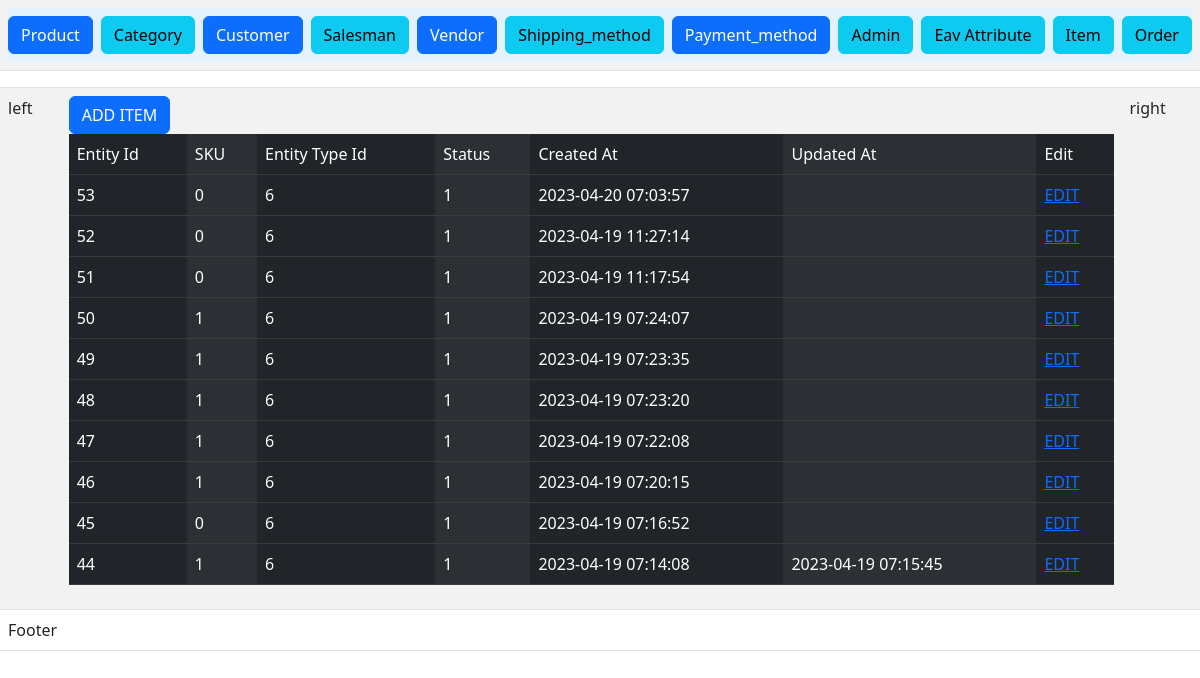
The app's page /index.php?c=item&a=grid with its own data.
### tables this page shows
CREATE TABLE `item` (
  `entity_id` int(11) NOT NULL,
  `sku` int(11) NOT NULL,
  `entity_type_id` int(11) NOT NULL,
  `status` tinyint(4) NOT NULL,
  `created_at` datetime NOT NULL,
  `updated_at` datetime DEFAULT NULL
);

### Block/Core/Template.php (called while the page is built, shortened)
<?php
class Block_Core_Template extends Model_Core_View
{
	protected $children = [];
	public function getChildren()
	{
		return $this->children;
	}
	public function addChild($key,$value)
	{
		$this->children[$key] = $value;
		return $this;
	}
}
?>

### Model/Core/View.php (called while the page is built, shortened)
<?php
class Model_Core_View
{
	protected $template = null;
	public function setTemplate($template)
	{
		$this->template = $template;
		return $this;
	}
	public function getTemplate()
	{
		return $this->template;
	}
	public function render()
	{
		require "View".DS.$this->getTemplate();
	}
	public function getUrl($controller=null,$action=null,$params=[],$resetParams=false)
	{
		return Ccc::getModel('Core_Url')->getUrl($controller,$action,$params,$resetParams);
	}
}

### Controller/Item.php (called while the page is built, shortened)
<?php
class Controller_Item extends Controller_Core_Action
{
	public function gridAction()
	{
		try {
			$layout = $this->getLayout();
			$grid = $layout->createBlock('Item_Grid');
			$layout->getChild('content')->addChild('grid',$grid);
			$layout->render();
		} catch (Exception $e) {
		}
	}
}
?>

### index.php (called while the page is built, shortened)
<?php
spl_autoload_register(function ($className) {
    $classPath = str_replace('_', '/', $className);
});
class Ccc{
	public static function init()
	{
		$front = new Controller_Core_Front();
		$front->init();
	}
	public static function getModel($className){
		return new $className();
	}
}
Ccc::init();
?>

### Model/Core/Url.php (called while the page is built, shortened)
<?php
class Model_Core_Url
{
	public function getUrl($controller = null,$action = null,$params = [], $reset  = false)
	{
	   $request = new Model_Core_Request();
	   $final = $request->getParam();
	   if ($controller) {
	   		$final['c'] = $controller;
	   }
	   else{
	   		$final['c'] =$request->getControllerName();
	   }
	   if ($action) {
	   	   $final['a'] = $action;
	   }
	   else{
	   	   $final['a'] = $request->getActionName();
	   }
	   if ($params) {
	   	   $final = array_merge($final,$params);
	   }
	   $queryString = http_build_query($final);
	   $requestUri = trim($_SERVER['REQUEST_URI'],$_SERVER['QUERY_STRING']);
	   $url = $_SERVER['REQUEST_SCHEME'].'://'. $_SERVER['HTTP_HOST'].$requestUri.$queryString;
	   return $url;
	}
}

### Model/Core/Request.php (called while the page is built, shortened)
<?php
class Model_Core_Request{
	public function getParam($key = null, $value = null){
		if ($key == null) {
			return $_GET;
		}
		if (array_key_exists($key,$_GET)) {
			return $_GET[$key];
		}
		  return $value;
	}
}

### Model/Core/Table.php (called while the page is built, shortened)
<?php
class Model_Core_Table
{
	protected $data = [];
	protected $resource = null;
	protected $collection = null;
	public function setResourceClass($resourceClass)
	{
		return $this;
	}
	public function setCollectionClass($collectionClass)
	{
		return $this;
	}
	public function setResource($resource)
	{
		$this->resource = $resource;
		return $this;
	}
	public function getResource()
	{
		if ($this->resource) {
			return $this->resource;
		}
		$resource = new ($this->resourceClass)();
		return $resource;
	}
	public function setCollection($collection)
	{
		$this->collection = $collection;
		return $this;
	}
	public function getCollection()
	{
		if ($this->collection) {
			return $this->collection;
		}
		$collection = new ($this->collectionClass)();
		return $collection;
	}
	public function __get($key)
	{
		if (array_key_exists($key, $this->data)) {
			return $this->data[$key];
		}
		return null;
	}
	public function setData(array $data)
	{
		$this->data =array_merge($this->data,$data) ;
		return $this;
	}
	public function fetchAll($query)
	{
		$result = $this->getResource()->fetchAll($query);
		$collection = $this->getCollection()->setData($result);
		return $collection;
	}
}

### Block/Item/Grid.php (called while the page is built, shortened)
<?php
class Block_Item_Grid extends Block_Core_Template
{
	public function getCollection()
	{
		$query = "SELECT * FROM `item` ORDER BY `entity_id` DESC";
		$items = Ccc::getModel('Item')->fetchAll($query);
		return $items;
	}
}
?>

### Model/Core/Table/Resource.php (called while the page is built, shortened)
<?php
class Model_Core_Table_Resource
{
	public function setResourceName($resourceName){
		return $this;
	}
	public function setPrimaryKey($primaryKey){
		return $this;
	}
	public function getAdapter(){
		$adapter = new Model_Core_Adapter();
		return $adapter;
	}
	public function fetchAll($query){
		$result = $this->getAdapter()->fetchAll($query);
		return $result;
	}
}
?>

### Model/Core/Adapter.php (called while the page is built, shortened)
<?php
class Model_Core_Adapter
{
	public $config = [
		'host' => 'localhost',
		'username' => 'root',
		'password' => '',
		'dbname' => 'newmvc-akshayFultariya',
	];
	public function connect(){
		$connect = mysqli_connect(
			$this->config['host'],
			$this->config['username'],
			$this->config['password'],
			$this->config['dbname']
		);
		return $connect;
	}
	public function fetchAll($query){
		$connect = $this->connect();
		$result = mysqli_query($connect,$query);
			return $result->fetch_all(MYSQLI_ASSOC);
	}
}

### Model/Core/Table/Collection.php (called while the page is built, shortened)
<?php
class Model_Core_Table_Collection
{
	protected $data = [];
	public function setData(array $data)
	{
		$this->data =array_merge($this->data,$data) ;
		return $this;
	}
	public function getData()
	{
		return $this->data;
	}
}
?>

### View/item/grid.phtml (the view, shortened to what this page needs)
<?php
$items = $this->getCollection();
?>
<!DOCTYPE html>
<html>
<head>
	<link href="https://cdn.jsdelivr.net/npm/bootstrap@5.3.0-alpha3/dist/css/bootstrap.min.css" rel="stylesheet">
</head>
<body>
    <div>
    <a type="button" class="btn btn-primary" href="<?php echo $this->getUrl('item','add');?>" class="main999">ADD ITEM</a>
    </div>
	<table class="table table-dark table-striped-columns">
		<tr>
			<td>Entity Id</td>
			<td>SKU</td>
			<td>Entity Type Id</td>
			<td>Status</td>
			<td>Created At</td>
			<td>Updated At</td>
			<td>Edit</td>
		</tr>
		 <?php foreach ($items->getData() as $item): ?>
		<tr>
			<td><?php echo $item->entity_id;?></td>
			<td><?php echo $item->sku;?></td>
			<td><?php echo $item->entity_type_id;?></td>
			<td><?php echo $item->status;?></td>
			<td><?php echo $item->created_at;?></td>
			<td><?php echo $item->updated_at;?></td>
			<td><a href="  <?php echo $this->getUrl('item','edit',array('id' =>  $item->entity_id));?>">EDIT</td>
		</tr>
		<?php endforeach; ?>
	</table>
</body>
</html>

### View/html/Content/content.phtml
<?php
$children = $this->getChildren();
foreach ($children as $key => $child) {
	$child->render();
}
?>

### records on screen
item: entity_id "53", sku "0", entity_type "6", status "1", created_at "2023-04-20 07:03:57"
item: entity_id "52", sku "0", entity_type "6", status "1", created_at "2023-04-19 11:27:14"
item: entity_id "51", sku "0", entity_type "6", status "1", created_at "2023-04-19 11:17:54"
item: entity_id "50", sku "1", entity_type "6", status "1", created_at "2023-04-19 07:24:07"
item: entity_id "49", sku "1", entity_type "6", status "1", created_at "2023-04-19 07:23:35"
item: entity_id "48", sku "1", entity_type "6", status "1", created_at "2023-04-19 07:23:20"
item: entity_id "47", sku "1", entity_type "6", status "1", created_at "2023-04-19 07:22:08"
item: entity_id "46", sku "1", entity_type "6", status "1", created_at "2023-04-19 07:20:15"
item: entity_id "45", sku "0", entity_type "6", status "1", created_at "2023-04-19 07:16:52"
item: entity_id "44", sku "1", entity_type "6", status "1", created_at "2023-04-19 07:14:08", updated_at "2023-04-19 07:15:45"
